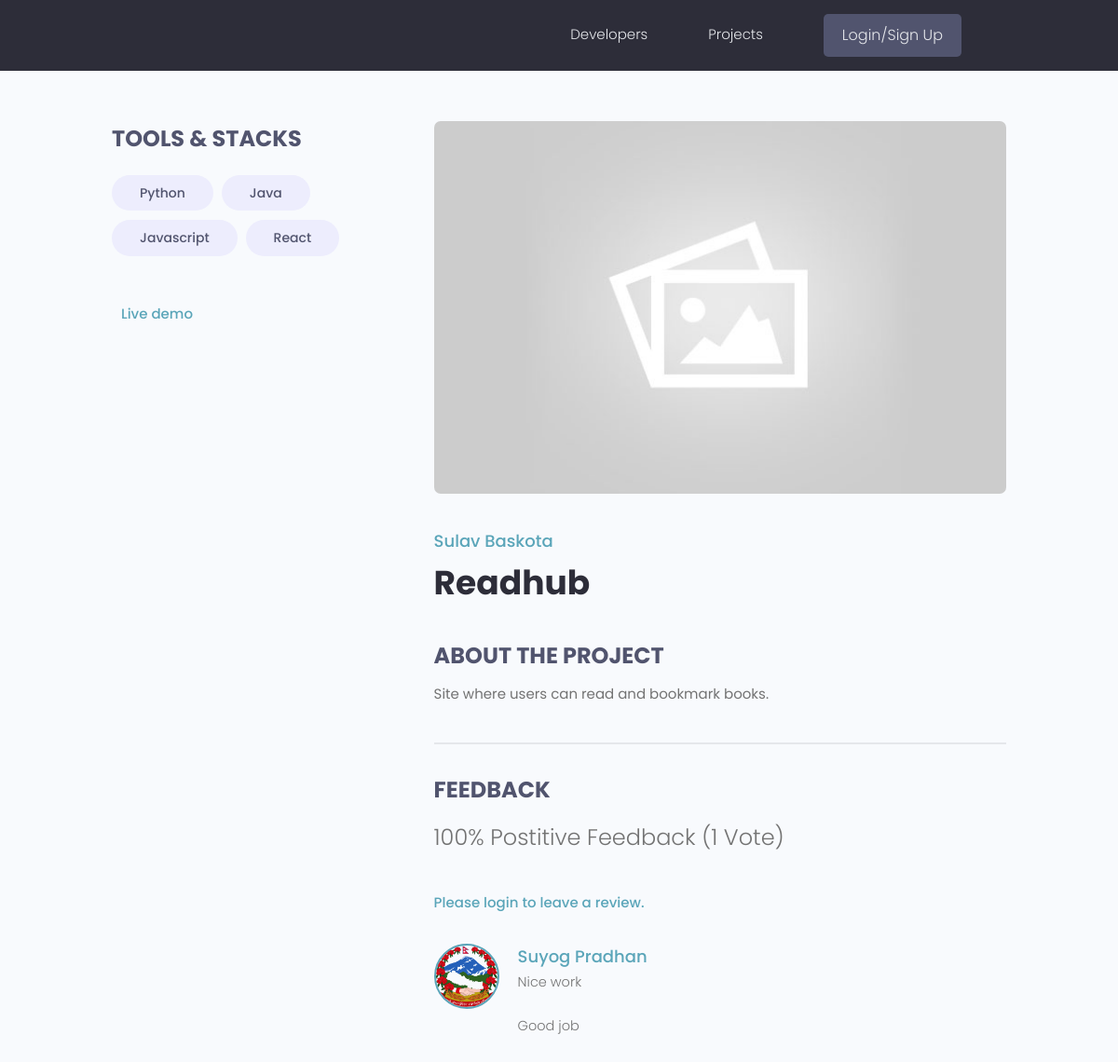
Page /projects/project/e0c67098796e49d29ec56042333bde23/ on the committed database.
### projects/models.py (models this page shows, shortened)
class Tag(models.Model):
    name = models.CharField(max_length=200)
    created = models.DateTimeField(auto_now_add=True)
    id = models.UUIDField(default=uuid.uuid4, unique=True, editable=False, primary_key=True, )
    def __str__(self):
        return self.name

class Project(models.Model):
    owner = models.ForeignKey(Profile, null=True, blank=True, on_delete=models.SET_NULL)
    title = models.CharField(max_length=200)
    description = models.TextField(null=True, blank=True)
    featured_image = models.ImageField(null=True, blank=True, default="default.jpg")
    demo_link = models.CharField(max_length=2000, null=True, blank=True)
    source_link = models.CharField(max_length=2000, null=True, blank=True)
    tags = models.ManyToManyField('Tag', blank=True)
    vote_total = models.IntegerField(default=0, null=True, blank=True)
    vote_ratio = models.IntegerField(default=0, null=True, blank=True)
    created = models.DateTimeField(auto_now_add=True)
    id = models.UUIDField(default=uuid.uuid4, unique=True, primary_key=True, editable=False)
    class Meta:
        ordering = ['-vote_ratio', '-vote_total']
    @property
    def reviewers(self):
        queryset = self.review_set.all().values_list('owner__id', flat=True)
        return queryset

class Review(models.Model):
    VOTE_TYPE = (
        ('up', 'Up Vote'),
        ('down', 'Down Vote')
    )
    owner = models.ForeignKey(Profile, on_delete=models.CASCADE, null=True)
    project = models.ForeignKey(Project, on_delete=models.CASCADE)
    body = models.TextField(null=True, blank=True)
    value = models.CharField(max_length=200, choices=VOTE_TYPE)
    created = models.DateTimeField(auto_now_add=True)
    id = models.UUIDField(default = uuid.uuid4, unique=True, editable=False, primary_key=True)
    class Meta:
        unique_together = [['owner', 'project']]

### users/models.py (models this page shows, shortened)
class Profile(models.Model):
    user = models.OneToOneField(User, on_delete=models.CASCADE, null=True, blank=True)
    name = models.CharField(max_length=200, blank=True, null=True)
    email = models.EmailField(max_length=500, blank=True, null=True)
    username = models.CharField(max_length=200, null=True, blank=True)
    location = models.CharField(max_length=200, null=True, blank=True)
    short_intro = models.CharField(max_length=400, blank=True, null=True)
    bio = models.TextField(blank=True, null=True)
    profile_image = models.ImageField(null=True, blank=True, upload_to='profiles/', default='profiles/user-default.png')
    social_github = models.CharField(max_length=200, blank=True, null=True)
    social_twitter = models.CharField(max_length=200, blank=True, null=True)
    social_linkedin = models.CharField(max_length=200, blank=True, null=True)
    social_website = models.CharField(max_length=200, blank=True, null=True)
    social_youtube = models.CharField(max_length=200, blank=True, null=True)
    created = models.DateTimeField(auto_now_add=True)
    id = models.UUIDField(default=uuid.uuid4, unique=True, editable=False, primary_key=True)

### projects/views.py (the view, shortened to what this page needs)
# urls.py: path('project/<str:pk>/', views.project, name="project"),
def project(request, pk):
    projectObj = Project.objects.get(id=pk)
    form = ReviewForm()
    return render(request, 'projects/single-project.html', {'project' : projectObj, 'form' : form})

### projects/templates/projects/single-project.html (shortened to what this page needs)
{% extends 'main.html' %}
{% load static %}
{% block content %}
<main class="singleProject my-md">
    <div class="container">
      <div class="layout">
        <div class="column column--1of3">
          <h3 class="singleProject__subtitle">Tools & Stacks</h3>
          <div class="singleProject__toolStack">
            {% for tag in project.tags.all %}
            <span class="tag tag--pill tag--sub tag--lg">
              <small>{{ tag }}</small>
            </span>
            {% endfor %}
          </div>
          {% if project.demo_link %}
          <a class="singleProject__liveLink" href="{{ project.demo_link }}" target="_blank">Live demo</a>
          {% endif %}
        </div>
        <div class="column column--2of3">
          <img class="singleProject__preview" src="{{ project.featured_image.url }}" alt="project thumbnail" />
          <a href="{% url 'user-profile' project.owner.id %}" class="singleProject__developer">{{ project.owner.name }}</a>
          <h2 class="singleProject__title">{{ project.title }}</h2>
          <h3 class="singleProject__subtitle">About the Project</h3>
          <div class="singleProject__info">
            {{ project.description }}
        </div>
          <div class="comments">
            <h3 class="singleProject__subtitle">Feedback</h3>
            <h5 class="project--rating">
              {{ project.vote_ratio }}% Postitive Feedback ({{ project.vote_total }} Vote{{ project.vote_total|pluralize:"s" }})
            </h5>
            {% if request.user.profile.id in project.reviewers %}
            <p>You have already submitted your review for this project.</p>
            {% elif request.user.profile == project.owner %}
            <p>You cannot review your own work.</p>
            {% else %}
            <a href="{% url 'login' %}?next={{ request.path }}">Please login to leave a review.</a>
            {% endif %}
            <div class="commentList">
              {% for review in project.review_set.all %}
              {% if review.body %}
              <div class="comment">
                <a href="{% url 'user-profile' review.owner.id %}">
                  <img class="avatar avatar--md"
                    src="{{ review.owner.profile_image.url }}" alt="user" />
                </a>
                <div class="comment__details">
                  <a href="{% url 'user-profile' review.owner.id %}" class="comment__author">{{ review.owner.name }}</a>
                  <p class="comment__info">
                    {{ review.body|linebreaksbr }}
                  </p>
                </div>
              </div>
              {% endif %}
              {% endfor %}
            </div>
          </div>
        </div>
      </div>
    </div>
</main>
{% endblock content %}

### static/styles/app.css (style rules this page uses)
:root { --color-sub: #2d2d39; }
img { width: 100%; }
.singleProject .column--1of3 { order: 2; }
@media screen and (min-width: 1081px) { .singleProject .column--1of3 { order: 1; } }
@media screen and (min-width: 1081px) { .singleProject .column--2of3 { order: 2; } }
.singleProject__toolStack { margin-top: 2rem; margin-bottom: 4rem; }
.singleProject__liveLink { font-weight: 500; transition: all 0.3s ease-in-out; border-bottom: 2px solid transparent; }
.singleProject__preview { height: 50vh; object-fit: cover; object-position: top center; margin-bottom: 3rem; border-radius: 0.7rem; }
.singleProject__developer { font-size: 1.8rem; font-weight: 500; }
.singleProject__title { font-size: 3.6rem; font-weight: 700; color: var(--color-sub); margin-bottom: 3rem; }
.project--rating { margin-bottom: 1.6em; margin-top: .5em; }
.singleProject__subtitle { text-transform: uppercase; font-size: 2.4rem; font-weight: 700; color: var(--color-sub-light); margin-bottom: 1rem; }
.comments { margin-top: 4rem; padding-top: 3rem; border-top: 2px solid var(--color-light); }
.commentList { margin: 3rem 0; }
.comment { display: flex; gap: 2rem; }
.comment__author { font-size: 1.8rem; }
.comment__info { font-size: 1.45rem; }

### static/uikit/styles/modules/_variables.css (style rules this page uses)
:root { --color-main: #5aa5b9; --color-main-light: #e6faff; --color-sub: #3f4156; --color-sub-light: #51546e; --color-sub-lighter: #ededfd; --color-text: #737373; --color-gray: #8b8b8b; --color-light: #e5e7eb; --color-light-gray: #767676; --color-bg: #f8fafd; --color-white: #fffefd; --color-white-light: #f3f3f3; --color-success: #359e64; --color-success-bg: #def8e8; --color-error: #fc4b0b; --color-error-bg: #fff2ee; --font-base: 'Poppins', arial, helvetica, 'Segoe UI', roboto, ubuntu, sans-serif; --font-monospace: 'Fira Code', 'Courier New', courier, monospace; --font-regular: 300; --font-medium: 500; --font-bold: 700; --generic-shadow: 1px 1px 5px #00000010; --generic-transition: all 0.3s ease-in-out; }

### static/uikit/styles/modules/_base.css (style rules this page uses)
* { margin: 0; padding: 0; box-sizing: border-box; text-rendering: optimizeLegibility; color: inherit; font-size: inherit; }
html { font-size: 50%; }
@media only screen and (min-width: 480px) { html { font-size: 56.25%; } }
@media only screen and (min-width: 1200px) { html { font-size: 62.5%; } }
body { line-height: 1.6; font-weight: 400; font-size: 1.5rem; color: var(--color-text); background-color: var(--color-bg); min-height: 100vh; }

### static/uikit/styles/modules/_typography.css (style rules this page uses)
* { font-family: var(--font-base); }
h2 { font-size: 3.6rem; font-weight: var(--font-bold); }
h3 { font-size: 3.2rem; font-weight: var(--font-medium); }
h5 { font-size: 2.4rem; font-weight: var(--font-medium); }
h5, h6 { font-weight: var(--font-regular); }
p, span, strong { font-size: 1.6rem; color: var(--color-text); font-weight: var(--font-regular); }
a { padding-bottom: 2px; text-decoration: none; display: inline-block; color: var(--color-main); font-weight: var(--font-medium); }

### static/uikit/styles/modules/_utilities.css (style rules this page uses)
.container { width: 92%; max-width: 165rem; margin: 0 auto; box-sizing: border-box; }
@media screen and (min-width: 1000px) { .container { width: 90%; } }
@media screen and (min-width: 1200px) { .container { width: 80%; } }
.my-md { margin: 3rem auto; }

### static/uikit/styles/modules/_avatar.css (style rules this page uses)
.avatar { border-radius: 50%; border: 2px solid var(--color-main); object-fit: cover; }
.avatar--md { height: 7rem; width: 7rem; }

### static/uikit/styles/modules/_tag.css (style rules this page uses)
.tag { display: inline-flex; align-items: center; background-color: var(--color-sub); height: -webkit-fit-content; height: -moz-fit-content; height: fit-content; width: -webkit-fit-content; width: -moz-fit-content; width: fit-content; border-radius: 0.5rem; padding: 0.5rem 1.5rem; font-size: 1.2rem; cursor: pointer; }
.tag:not(:last-child) { margin-right: 0.25rem; margin-bottom: 0.75rem; }
.tag > small { color: var(--color-white); }
.tag--pill { border-radius: 5rem; }
.tag--sub, .tag--sub > small { background: var(--color-sub-lighter); color: var(--color-sub-light); font-weight: 500; }
.tag--lg { padding: 0.8rem 3rem; font-size: 1.4rem; }
.tag--lg:not(:last-child) { margin-right: 0.5rem; margin-bottom: 1rem; }

### static/uikit/styles/modules/_layout.css (style rules this page uses)
.layout { display: flex; flex-flow: row wrap; justify-content: space-between; }
.layout > .column { margin-bottom: 3rem; }
.layout > .column.column--1of3 { flex-basis: 30%; }
.layout > .column.column--2of3 { flex-basis: 64%; }

### rows in the picture
Tag: name "Python"
Tag: name "Java"
Tag: name "Javascript"
Tag: name "React"
Project: featured_image (placeholder picture), owner.name "Sulav Baskota", title "Readhub", description "Site where users can read and bookmark books.", vote_ratio "100", vote_total "1"
Review: owner.profile_image (picture), owner.name "Suyog Pradhan", body "Nice work Good job"
